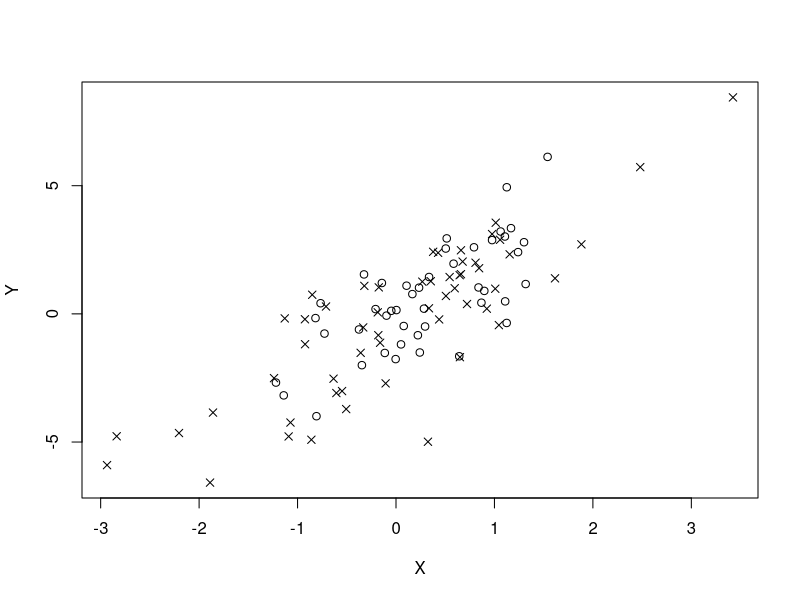

Write the R code that produced this figure.
## ---- chunk 1
knitr::opts_chunk$set(echo = TRUE, fig.fullwidth=TRUE, fig.align = "center", fig.width = 10) 
## ---- chunk 2
# Load Packages

# For markdown tables
library(knitr)
## ---- chunk 3
# I like to have code folding on as a default, but sometimes we want to change the behaviour of a single chunk.
# This chunk is displayed with code folding on (the document default).
this <- 
data.frame(
  x = rnorm(100),
  z = rbinom(100, 1, .5)
)
## ---- chunk 4
# But if I want to show a single chunk we can set this in the chunk options (see source)
this$y <- rnorm(100, this$x*2, 1.5)
this$z <- ifelse(this$z == 0, 4, 1)

plot(this$x, this$y, pch = this$z, xlab = "X", ylab = "Y")
## ---- chunk 5
sessionInfo()
